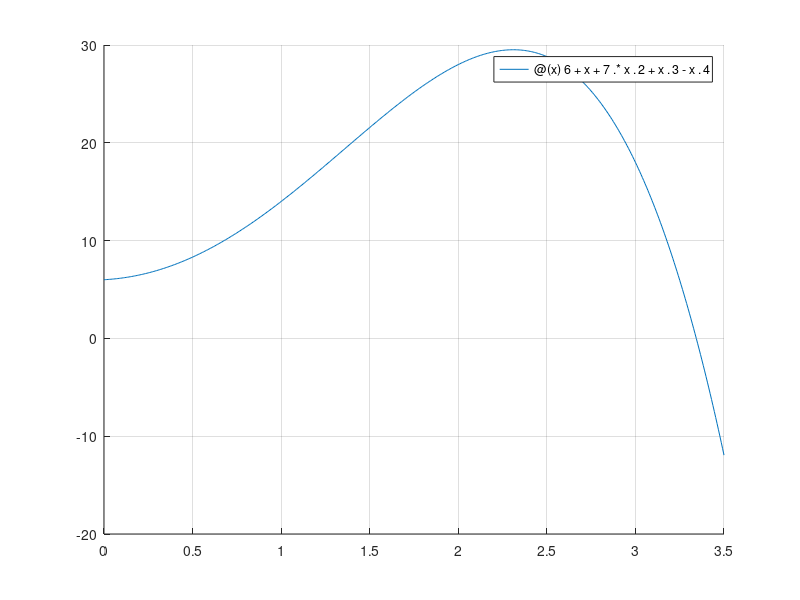

Write the MATLAB code that produced this figure. (Note: this script raises an error after producing the figure.)
% Ej 1
% German Heim
close all
clear all
format long
clc

pol = @(x) 6 + x + 7.*x.^2 + x.^3 - x.^4;

hold on
grid on
fplot(pol, [0, 3.5])
raiz=fzero(pol, 1);
raiz_2 = raiz/2;
h=raiz_2;

I_simp_1_3 = 1/3 * h * (pol(0) + 4*pol(raiz_2) + pol(raiz));
pol_sym = sym(pol);
f3_pol = matlabFunction(diff(pol_sym, 3));
f3_pol_abs = @(x) abs(x * (-2.4e1)+6);

error_aprox = -1/2880 * (raiz - 0)^5 * (f3_pol(raiz) - f3_pol(0))/(raiz-0);

% Dado que el polinomio es de orden 4, f4 es cte e igual a -24
error_cota = -1/2880 * (raiz - 0)^5 * (-24);

int = integral(pol, 0, raiz);
error_verdadero = abs(int-I_simp_1_3);

% El error de la cota y el error aproximado es el mismo ya que el polinomio
% es de orden 4 y por ende el f'4 es cte.
% Por lo tanto, el error verdadero es igual al valor aproximado y por ende
% el valor de la cota.

x=[0, raiz_2, raiz];
y=[pol(0), pol(raiz_2), pol(raiz)];

coef_interp = polyfit(x, y, length(x)-1);
pol_interp= @(x) coef_interp(1).*x.^2 + coef_interp(2).*x + coef_interp(3);
fplot(pol_interp, [0, raiz])

int_interp = integral(pol_interp, 0, raiz); % Es el mismo resultado que 
% simpsons 1/3 ya que esto es justamente lo que hace simpson 1/3, una
% parabola de interpolacion entre 3 puntos